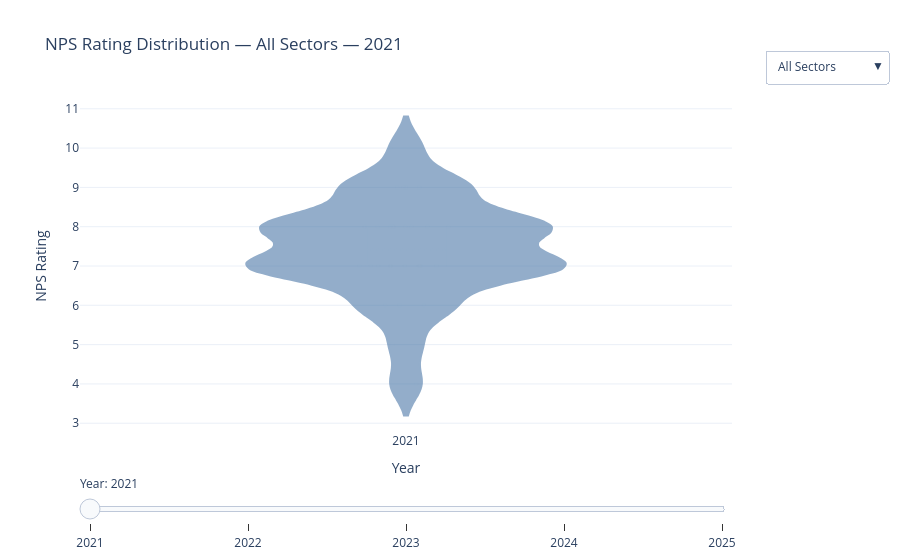

Write notebook code for a chart like this one.
### Markdown cell above
#### Graph 3

NPS Rating distribution by SECTOR violin

### Code cell
"""
NPS Rating Violin — dropdown to pick SECTOR, slider to pick YEAR
Two implementations: graph_objects (fully custom) and express (px.violin
under the hood, with a dropdown bolted on top for sector switching).

Note: a few sectors have very thin sample sizes in early years
(e.g. Finance = 1 client every year, Legal/Education = 0 before 2023).
In those years the violin will collapse to a single point or be empty —
that's expected, not a bug. Hover/points still show the raw values.
"""

import pandas as pd
import plotly.graph_objects as go
import plotly.express as px

# ---------------------------------------------------------------------------
# Load & merge
# ---------------------------------------------------------------------------
profiles = pd.read_csv("cleaned/client_profiles_clean.csv")
survey = pd.read_csv("cleaned/client_survey_clean.csv")
df = survey.merge(profiles[["CLIENT ID", "SECTOR", "org_size"]], on="CLIENT ID", how="left")

years = sorted(df["YEAR"].unique())
sector_order = df["SECTOR"].value_counts().index.tolist()  # most-represented first
sectors_all = ["All Sectors"] + sector_order

VIOLIN_COLOR = "#4C78A8"


def data_for(sector, year):
    """Return the NPS RATING series for a given sector/year (or all sectors)."""
    sub = df[df["YEAR"] == year]
    if sector != "All Sectors":
        sub = sub[sub["SECTOR"] == sector]
    return sub["NPS RATING"]


# ===========================================================================
# GO VERSION — dropdown (sector) + slider (year), fully custom
# ===========================================================================
# Strategy: pre-build one frame per (sector, year) combo. The slider's steps
# reference frames for the CURRENTLY selected sector; picking a new sector
# from the dropdown swaps the trace data AND rewrites the slider's steps to
# point at that sector's frames.

frames = []
for sector in sectors_all:
    for yr in years:
        vals = data_for(sector, yr)
        frames.append(
            go.Frame(
                data=[go.Violin(
                    y=vals,
                    x=[str(yr)] * len(vals),
                    name=str(yr),
                    box_visible=True,
                    meanline_visible=True,
                    points="all",
                    pointpos=0,
                    jitter=0.3,
                    marker=dict(size=4, opacity=0.5, color=VIOLIN_COLOR),
                    fillcolor=VIOLIN_COLOR,
                    opacity=0.6,
                    line_color=VIOLIN_COLOR,
                )],
                name=f"{sector}__{yr}",
                layout=go.Layout(title=f"NPS Rating Distribution — {sector} — {yr}"),
            )
        )

def steps_for_sector(sector):
    return [
        dict(
            method="animate",
            args=[[f"{sector}__{yr}"], {"mode": "immediate",
                                         "frame": {"duration": 300, "redraw": True},
                                         "transition": {"duration": 200}}],
            label=str(yr),
        )
        for yr in years
    ]

def initial_trace(sector, year):
    vals = data_for(sector, year)
    return go.Violin(
        y=vals,
        x=[str(year)] * len(vals),
        name=str(year),
        box_visible=True,
        meanline_visible=True,
        points="all",
        pointpos=0,
        jitter=0.3,
        marker=dict(size=4, opacity=0.5, color=VIOLIN_COLOR),
        fillcolor=VIOLIN_COLOR,
        opacity=0.6,
        line_color=VIOLIN_COLOR,
    )

DEFAULT_SECTOR = "All Sectors"
DEFAULT_YEAR = years[0]

fig_go = go.Figure(
    data=[initial_trace(DEFAULT_SECTOR, DEFAULT_YEAR)],
    frames=frames,
)

dropdown_buttons = []
for sector in sectors_all:
    trace0 = initial_trace(sector, years[0])
    dropdown_buttons.append(
        dict(
            label=sector,
            method="update",
            args=[
                # --- data update (restyle) ---
                {
                    "y": [trace0.y],
                    "x": [trace0.x],
                    "name": [trace0.name],
                },
                # --- layout update (relayout) ---
                {
                    "sliders[0].steps": steps_for_sector(sector),
                    "sliders[0].active": 0,
                    "title": f"NPS Rating Distribution — {sector} — {years[0]}",
                },
            ],
        )
    )

fig_go.update_layout(
    title=f"NPS Rating Distribution — {DEFAULT_SECTOR} — {DEFAULT_YEAR}",
    yaxis_title="NPS Rating",
    xaxis_title="Year",
    template="plotly_white",
    showlegend=False,
    updatemenus=[
        dict(
            buttons=dropdown_buttons,
            direction="down",
            x=1.05, xanchor="left",
            y=1.15, yanchor="top",
            showactive=True,
        )
    ],
    sliders=[
        dict(
            active=0,
            currentvalue={"prefix": "Year: "},
            steps=steps_for_sector(DEFAULT_SECTOR),
            pad={"t": 40},
        )
    ],
)
fig_go.show()

### Figure 1 — Plotly figure (JSON) as saved in the notebook; plotly's stock layout.template omitted (floating-point values rounded to 4 significant figures)
{"data": [{"box": {"visible": true}, "fillcolor": "#4C78A8", "jitter": 0.3, "line": {"color": "#4C78A8"}, "marker": {"color": "#4C78A8", "opacity": 0.5, "size": 4}, "meanline": {"visible": true}, "name": "2021", "opacity": 0.6, "pointpos": 0, "points": "all", "type": "violin", "x": ["2021", "2021", "2021", "2021", "2021", "2021", "2021", "2021", "2021", "2021", "2021", "2021", "2021", "2021", "2021", "2021", "2021", "2021", "2021", "2021", "2021", "2021", "2021", "2021", "2021", "2021", "2021", "2021", "2021"], "y": [8, 7, 8, 8, 7, 7, 8, 10, 8, 9, 6, 9, 7, 9, 5, 6, 4, 7, 8, 8, 8, 6, 9, 8, 7, 7, 7, 7, 7]}], "layout": {"showlegend": false, "sliders": [{"active": 0, "currentvalue": {"prefix": "Year: "}, "pad": {"t": 40}, "steps": [{"args": [["All Sectors__2021"], {"frame": {"duration": 300, "redraw": true}, "mode": "immediate", "transition": {"duration": 200}}], "label": "2021", "method": "animate"}, {"args": [["All Sectors__2022"], {"frame": {"duration": 300, "redraw": true}, "mode": "immediate", "transition": {"duration": 200}}], "label": "2022", "method": "animate"}, {"args": [["All Sectors__2023"], {"frame": {"duration": 300, "redraw": true}, "mode": "immediate", "transition": {"duration": 200}}], "label": "2023", "method": "animate"}, {"args": [["All Sectors__2024"], {"frame": {"duration": 300, "redraw": true}, "mode": "immediate", "transition": {"duration": 200}}], "label": "2024", "method": "animate"}, {"args": [["All Sectors__2025"], {"frame": {"duration": 300, "redraw": true}, "mode": "immediate", "transition": {"duration": 200}}], "label": "2025", "method": "animate"}]}], "title": {"text": "NPS Rating Distribution — All Sectors — 2021"}, "updatemenus": [{"buttons": [{"args": [{"name": ["2021"], "x": [["2021", "2021", "2021", "2021", "2021", "2021", "2021", "2021", "2021", "2021", "2021", "2021", "2021", "2021", "2021", "2021", "2021", "2021", "2021", "2021", "2021", "2021", "2021", "2021", "2021", "2021", "2021", "2021", "2021"]], "y": [[8, 7, 8, 8, 7, 7, 8, 10, 8, 9, 6, 9, 7, 9, 5, 6, 4, 7, 8, 8, 8, 6, 9, 8, 7, 7, 7, 7, 7]]}, {"sliders[0].active": 0, "sliders[0].steps": [{"args": [["All Sectors__2021"], {"frame": {"duration": 300, "redraw": true}, "mode": "immediate", "transition": {"duration": 200}}], "label": "2021", "method": "animate"}, {"args": [["All Sectors__2022"], {"frame": {"duration": 300, "redraw": true}, "mode": "immediate", "transition": {"duration": 200}}], "label": "2022", "method": "animate"}, {"args": [["All Sectors__2023"], {"frame": {"duration": 300, "redraw": true}, "mode": "immediate", "transition": {"duration": 200}}], "label": "2023", "method": "animate"}, {"args": [["All Sectors__2024"], {"frame": {"duration": 300, "redraw": true}, "mode": "immediate", "transition": {"duration": 200}}], "label": "2024", "method": "animate"}, {"args": [["All Sectors__2025"], {"frame": {"duration": 300, "redraw": true}, "mode": "immediate", "transition": {"duration": 200}}], "label": "2025", "method": "animate"}], "title": "NPS Rating Distribution — All Sectors — 2021"}], "label": "All Sectors", "method": "update"}, {"args": [{"name": ["2021"], "x": [["2021", "2021", "2021", "2021", "2021", "2021", "2021", "2021", "2021"]], "y": [[7, 8, 9, 7, 5, 4, 8, 8, 7]]}, {"sliders[0].active": 0, "sliders[0].steps": [{"args": [["Healthcare__2021"], {"frame": {"duration": 300, "redraw": true}, "mode": "immediate", "transition": {"duration": 200}}], "label": "2021", "method": "animate"}, {"args": [["Healthcare__2022"], {"frame": {"duration": 300, "redraw": true}, "mode": "immediate", "transition": {"duration": 200}}], "label": "2022", "method": "animate"}, {"args": [["Healthcare__2023"], {"frame": {"duration": 300, "redraw": true}, "mode": "immediate", "transition": {"duration": 200}}], "label": "2023", "method": "animate"}, {"args": [["Healthcare__2024"], {"frame": {"duration": 300, "redraw": true}, "mode": "immediate", "transition": {"duration": 200}}], "label": "2024", "method": "animate"}, {"args": [["Healthcare__2025"], {"frame": {"duration": 300, "redraw": true}, "mode": "immediate", "transition": {"duration": 200}}], "label": "2025", "method": "animate"}], "title": "NPS Rating Distribution — Healthcare — 2021"}], "label": "Healthcare", "method": "update"}, {"args": [{"name": ["2021"], "x": [["2021", "2021", "2021", "2021"]], "y": [[6, 7, 7, 7]]}, {"sliders[0].active": 0, "sliders[0].steps": [{"args": [["Info Tech__2021"], {"frame": {"duration": 300, "redraw": true}, "mode": "immediate", "transition": {"duration": 200}}], "label": "2021", "method": "animate"}, {"args": [["Info Tech__2022"], {"frame": {"duration": 300, "redraw": true}, "mode": "immediate", "transition": {"duration": 200}}], "label": "2022", "method": "animate"}, {"args": [["Info Tech__2023"], {"frame": {"duration": 300, "redraw": true}, "mode": "immediate", "transition": {"duration": 200}}], "label": "2023", "method": "animate"}, {"args": [["Info Tech__2024"], {"frame": {"duration": 300, "redraw": true}, "mode": "immediate", "transition": {"duration": 200}}], "label": "2024", "method": "animate"}, {"args": [["Info Tech__2025"], {"frame": {"duration": 300, "redraw": true}, "mode": "immediate", "transition": {"duration": 200}}], "label": "2025", "method": "animate"}], "title": "NPS Rating Distribution — Info Tech — 2021"}], "label": "Info Tech", "method": "update"}, {"args": [{"name": ["2021"], "x": [["2021", "2021", "2021", "2021", "2021", "2021", "2021", "2021"]], "y": [[10, 8, 6, 6, 7, 8, 9, 8]]}, {"sliders[0].active": 0, "sliders[0].steps": [{"args": [["Manufacturing__2021"], {"frame": {"duration": 300, "redraw": true}, "mode": "immediate", "transition": {"duration": 200}}], "label": "2021", "method": "animate"}, {"args": [["Manufacturing__2022"], {"frame": {"duration": 300, "redraw": true}, "mode": "immediate", "transition": {"duration": 200}}], "label": "2022", "method": "animate"}, {"args": [["Manufacturing__2023"], {"frame": {"duration": 300, "redraw": true}, "mode": "immediate", "transition": {"duration": 200}}], "label": "2023", "method": "animate"}, {"args": [["Manufacturing__2024"], {"frame": {"duration": 300, "redraw": true}, "mode": "immediate", "transition": {"duration": 200}}], "label": "2024", "method": "animate"}, {"args": [["Manufacturing__2025"], {"frame": {"duration": 300, "redraw": true}, "mode": "immediate", "transition": {"duration": 200}}], "label": "2025", "method": "animate"}], "title": "NPS Rating Distribution — Manufacturing — 2021"}], "label": "Manufacturing", "method": "update"}, {"args": [{"name": ["2021"], "x": [["2021"]], "y": [[7]]}, {"sliders[0].active": 0, "sliders[0].steps": [{"args": [["Logistic__2021"], {"frame": {"duration": 300, "redraw": true}, "mode": "immediate", "transition": {"duration": 200}}], "label": "2021", "method": "animate"}, {"args": [["Logistic__2022"], {"frame": {"duration": 300, "redraw": true}, "mode": "immediate", "transition": {"duration": 200}}], "label": "2022", "method": "animate"}, {"args": [["Logistic__2023"], {"frame": {"duration": 300, "redraw": true}, "mode": "immediate", "transition": {"duration": 200}}], "label": "2023", "method": "animate"}, {"args": [["Logistic__2024"], {"frame": {"duration": 300, "redraw": true}, "mode": "immediate", "transition": {"duration": 200}}], "label": "2024", "method": "animate"}, {"args": [["Logistic__2025"], {"frame": {"duration": 300, "redraw": true}, "mode": "immediate", "transition": {"duration": 200}}], "label": "2025", "method": "animate"}], "title": "NPS Rating Distribution — Logistic — 2021"}], "label": "Logistic", "method": "update"}, {"args": [{"name": ["2021"], "x": [[]], "y": [[]]}, {"sliders[0].active": 0, "sliders[0].steps": [{"args": [["Education__2021"], {"frame": {"duration": 300, "redraw": true}, "mode": "immediate", "transition": {"duration": 200}}], "label": "2021", "method": "animate"}, {"args": [["Education__2022"], {"frame": {"duration": 300, "redraw": true}, "mode": "immediate", "transition": {"duration": 200}}], "label": "2022", "method": "animate"}, {"args": [["Education__2023"], {"frame": {"duration": 300, "redraw": true}, "mode": "immediate", "transition": {"duration": 200}}], "label": "2023", "method": "animate"}, {"args": [["Education__2024"], {"frame": {"duration": 300, "redraw": true}, "mode": "immediate", "transition": {"duration": 200}}], "label": "2024", "method": "animate"}, {"args": [["Education__2025"], {"frame": {"duration": 300, "redraw": true}, "mode": "immediate", "transition": {"duration": 200}}], "label": "2025", "method": "animate"}], "title": "NPS Rating Distribution — Education — 2021"}], "label": "Education", "method": "update"}, {"args": [{"name": ["2021"], "x": [["2021", "2021", "2021"]], "y": [[8, 9, 9]]}, {"sliders[0].active": 0, "sliders[0].steps": [{"args": [["Transportation__2021"], {"frame": {"duration": 300, "redraw": true}, "mode": "immediate", "transition": {"duration": 200}}], "label": "2021", "method": "animate"}, {"args": [["Transportation__2022"], {"frame": {"duration": 300, "redraw": true}, "mode": "immediate", "transition": {"duration": 200}}], "label": "2022", "method": "animate"}, {"args": [["Transportation__2023"], {"frame": {"duration": 300, "redraw": true}, "mode": "immediate", "transition": {"duration": 200}}], "label": "2023", "method": "animate"}, {"args": [["Transportation__2024"], {"frame": {"duration": 300, "redraw": true}, "mode": "immediate", "transition": {"duration": 200}}], "label": "2024", "method": "animate"}, {"args": [["Transportation__2025"], {"frame": {"duration": 300, "redraw": true}, "mode": "immediate", "transition": {"duration": 200}}], "label": "2025", "method": "animate"}], "title": "NPS Rating Distribution — Transportation — 2021"}], "label": "Transportation", "method": "update"}, {"args": [{"name": ["2021"], "x": [["2021"]], "y": [[7]]}, {"sliders[0].active": 0, "sliders[0].steps": [{"args": [["Security__2021"], {"frame": {"duration": 300, "redraw": true}, "mode": "immediate", "transition": {"duration": 200}}], "label": "2021", "method": "animate"}, {"args": [["Security__2022"], {"frame": {"duration": 300, "redraw": true}, "mode": "immediate", "transition": {"duration": 200}}], "label": "2022", "method": "animate"}, {"args": [["Security__2023"], {"frame": {"duration": 300, "redraw": true}, "mode": "immediate", "transition": {"duration": 200}}], "label": "2023", "method": "animate"}, {"args": [["Security__2024"], {"frame": {"duration": 300, "redraw": true}, "mode": "immediate", "transition": {"duration": 200}}], "label": "2024", "method": "animate"}, {"args": [["Security__2025"], {"frame": {"duration": 300, "redraw": true}, "mode": "immediate", "transition": {"duration": 200}}], "label": "2025", "method": "animate"}], "title": "NPS Rating Distribution — Security — 2021"}], "label": "Security", "method": "update"}, {"args": [{"name": ["2021"], "x": [["2021", "2021"]], "y": [[8, 7]]}, {"sliders[0].active": 0, "sliders[0].steps": [{"args": [["Charity__2021"], {"frame": {"duration": 300, "redraw": true}, "mode": "immediate", "transition": {"duration": 200}}], "label": "2021", "method": "animate"}, {"args": [["Charity__2022"], {"frame": {"duration": 300, "redraw": true}, "mode": "immediate", "transition": {"duration": 200}}], "label": "2022", "method": "animate"}, {"args": [["Charity__2023"], {"frame": {"duration": 300, "redraw": true}, "mode": "immediate", "transition": {"duration": 200}}], "label": "2023", "method": "animate"}, {"args": [["Charity__2024"], {"frame": {"duration": 300, "redraw": true}, "mode": "immediate", "transition": {"duration": 200}}], "label": "2024", "method": "animate"}, {"args": [["Charity__2025"], {"frame": {"duration": 300, "redraw": true}, "mode": "immediate", "transition": {"duration": 200}}], "label": "2025", "method": "animate"}], "title": "NPS Rating Distribution — Charity — 2021"}], "label": "Charity", "method": "update"}, {"args": [{"name": ["2021"], "x": [[]], "y": [[]]}, {"sliders[0].active": 0, "sliders[0].steps": [{"args": [["Legal__2021"], {"frame": {"duration": 300, "redraw": true}, "mode": "immediate", "transition": {"duration": 200}}], "label": "2021", "method": "animate"}, {"args": [["Legal__2022"], {"frame": {"duration": 300, "redraw": true}, "mode": "immediate", "transition": {"duration": 200}}], "label": "2022", "method": "animate"}, {"args": [["Legal__2023"], {"frame": {"duration": 300, "redraw": true}, "mode": "immediate", "transition": {"duration": 200}}], "label": "2023", "method": "animate"}, {"args": [["Legal__2024"], {"frame": {"duration": 300, "redraw": true}, "mode": "immediate", "transition": {"duration": 200}}], "label": "2024", "method": "animate"}, {"args": [["Legal__2025"], {"frame": {"duration": 300, "redraw": true}, "mode": "immediate", "transition": {"duration": 200}}], "label": "2025", "method": "animate"}], "title": "NPS Rating Distribution — Legal — 2021"}], "label": "Legal", "method": "update"}, {"args": [{"name": ["2021"], "x": [["2021"]], "y": [[8]]}, {"sliders[0].active": 0, "sliders[0].steps": [{"args": [["Finance__2021"], {"frame": {"duration": 300, "redraw": true}, "mode": "immediate", "transition": {"duration": 200}}], "label": "2021", "method": "animate"}, {"args": [["Finance__2022"], {"frame": {"duration": 300, "redraw": true}, "mode": "immediate", "transition": {"duration": 200}}], "label": "2022", "method": "animate"}, {"args": [["Finance__2023"], {"frame": {"duration": 300, "redraw": true}, "mode": "immediate", "transition": {"duration": 200}}], "label": "2023", "method": "animate"}, {"args": [["Finance__2024"], {"frame": {"duration": 300, "redraw": true}, "mode": "immediate", "transition": {"duration": 200}}], "label": "2024", "method": "animate"}, {"args": [["Finance__2025"], {"frame": {"duration": 300, "redraw": true}, "mode": "immediate", "transition": {"duration": 200}}], "label": "2025", "method": "animate"}], "title": "NPS Rating Distribution — Finance — 2021"}], "label": "Finance", "method": "update"}], "direction": "down", "showactive": true, "x": 1.05, "xanchor": "left", "y": 1.15, "yanchor": "top"}], "xaxis": {"title": {"text": "Year"}}, "yaxis": {"title": {"text": "NPS Rating"}}}}
